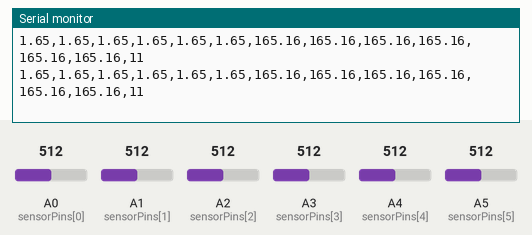
Recording of a sketch running on a simulated Arduino Uno, built with avr-gcc and run on an emulated ATmega328P. Parts: the last lines printed to the serial monitor. The inputs (shaded band) are chosen by the test bench; at power-on: A0 (sensorPins[0]) = 512, A1 (sensorPins[1]) = 512, A3 (sensorPins[3]) = 512, A2 (sensorPins[2]) = 512, A4 (sensorPins[4]) = 512, A5 (sensorPins[5]) = 512.

Above: at 1.2 s.
1.3 s: A0 (sensorPins[0]) set to 324
At 1.32 s:
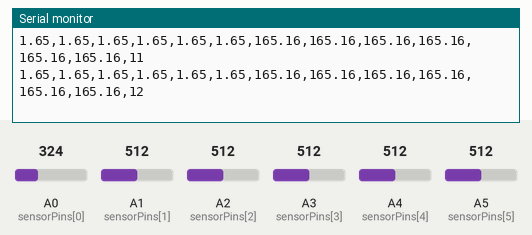
4.3 s: A0 (sensorPins[0]) set to 303
At 4.32 s:
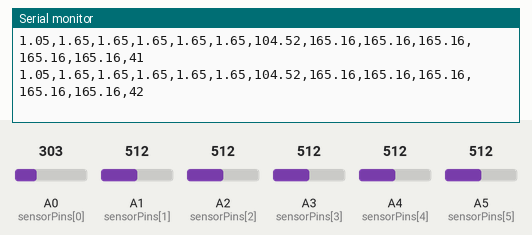
5.8 s: A1 (sensorPins[1]) set to 326
At 5.81 s:
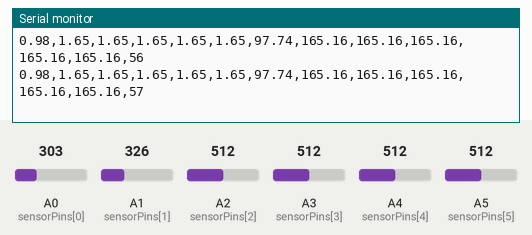
8.8 s: A1 (sensorPins[1]) set to 301
At 8.85 s:
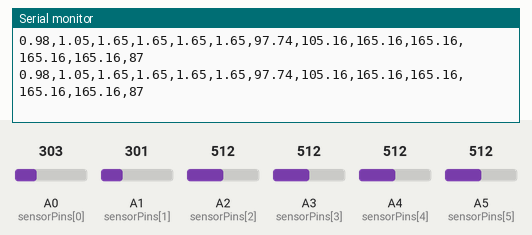
14.8 s: A3 (sensorPins[3]) set to 317
At 14.84 s:
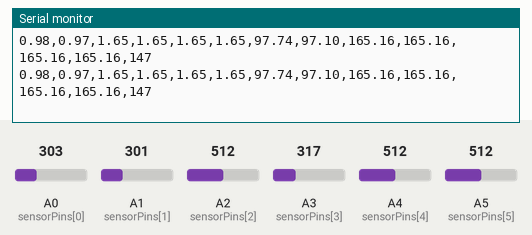
17.8 s: A3 (sensorPins[3]) set to 296
At 17.8 s:
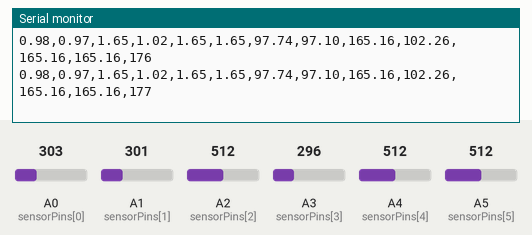
Timing chart, 0 to 20.3 s (numbered marks = the images above; inputs shaded):
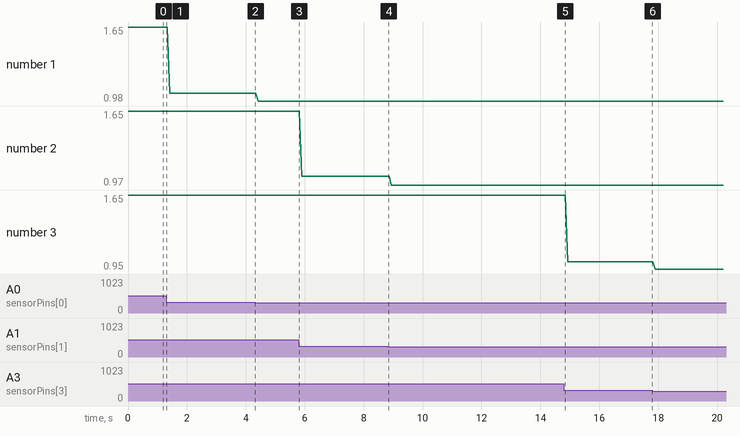

The sketch:

HeatTransport.ino
```cpp
// ENPH 257 - Heat Transport

int numPins = 6;
int sensorPins[] = {A0, A1, A2, A3, A4, A5}; // Initialize pins

void setup() {
  Serial.begin(9600); // Start serial @ 9600 bauds
  analogReference(EXTERNAL); // Reference voltage set by AREF pin
}

void loop() {
  float voltageReadings[numPins]; // Temporarily store readings
  float tempReadings[numPins];

  for (int i = 0; i < numPins; i++) { // Read from all pins
    voltageReadings[i] = analogRead(sensorPins[i]) * 3.3/1023.0; // Convert 10 bit to V
    tempReadings[i] = (voltageReadings[i]) * 100.0; // Convert 10mV/˚C
  } // Print data to serial for reading
  for (int i = 0; i < numPins; i++) {
    Serial.print(voltageReadings[i]);
    Serial.print(",");
  }
  for (int i = 0; i < numPins; i++) {
    Serial.print(tempReadings[i]);
    Serial.print(",");
  }
  Serial.print(millis() / 100); // Print the elapsed time in 100s of ms
  Serial.println();
  delay(0.1); // Run every 0.1 s
}
```

Measured:
- plotted number 1: 1.65 → 1.05 after the input at 1.3 s, 1.05 → 0.98 after the input at 4.3 s
- plotted number 3: 1.65 → 1.02 after the input at 14.8 s, 1.02 → 0.95 after the input at 17.8 s
